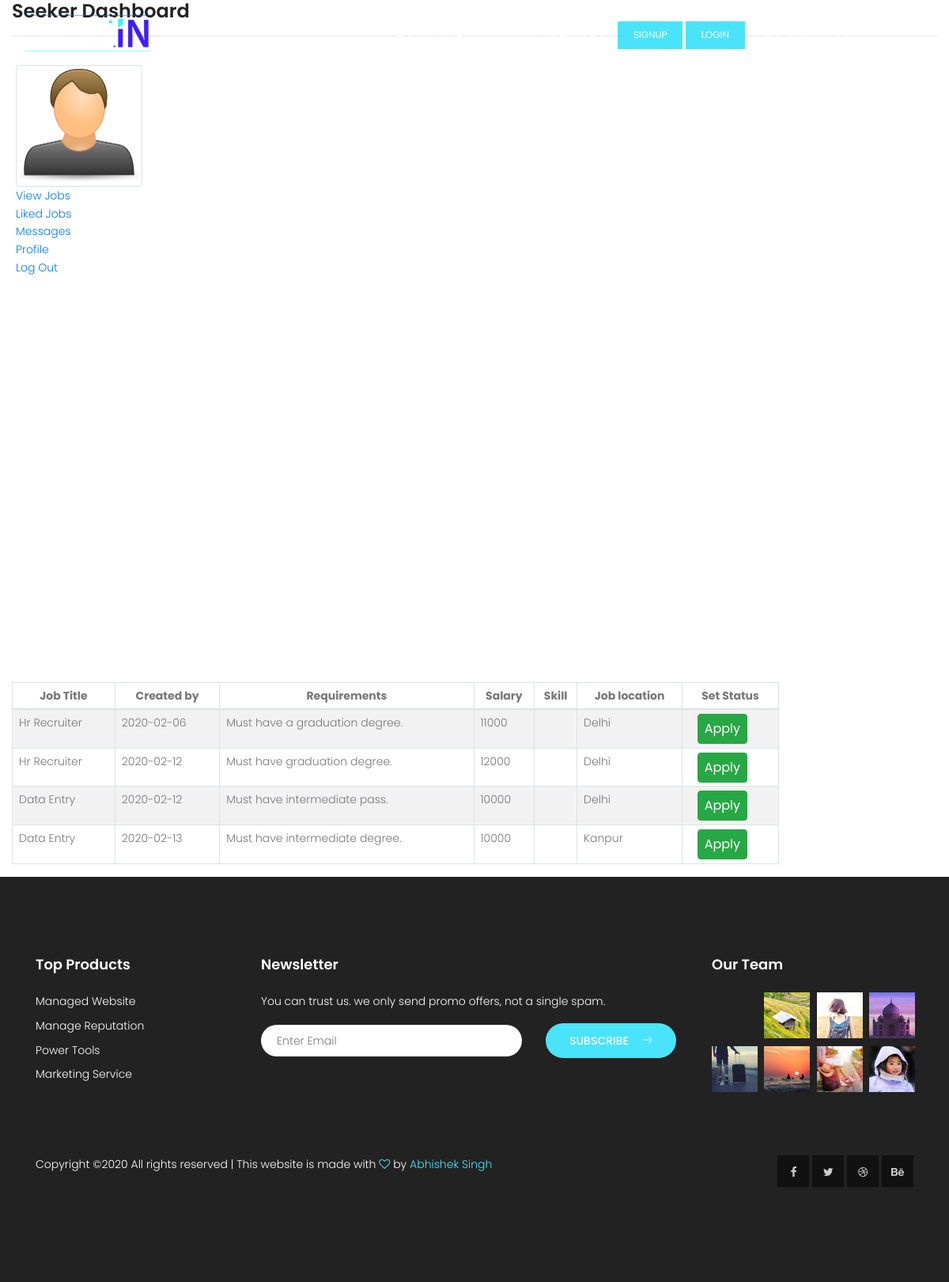
Page /index.php/viewjob_seeker on the earlier database version.
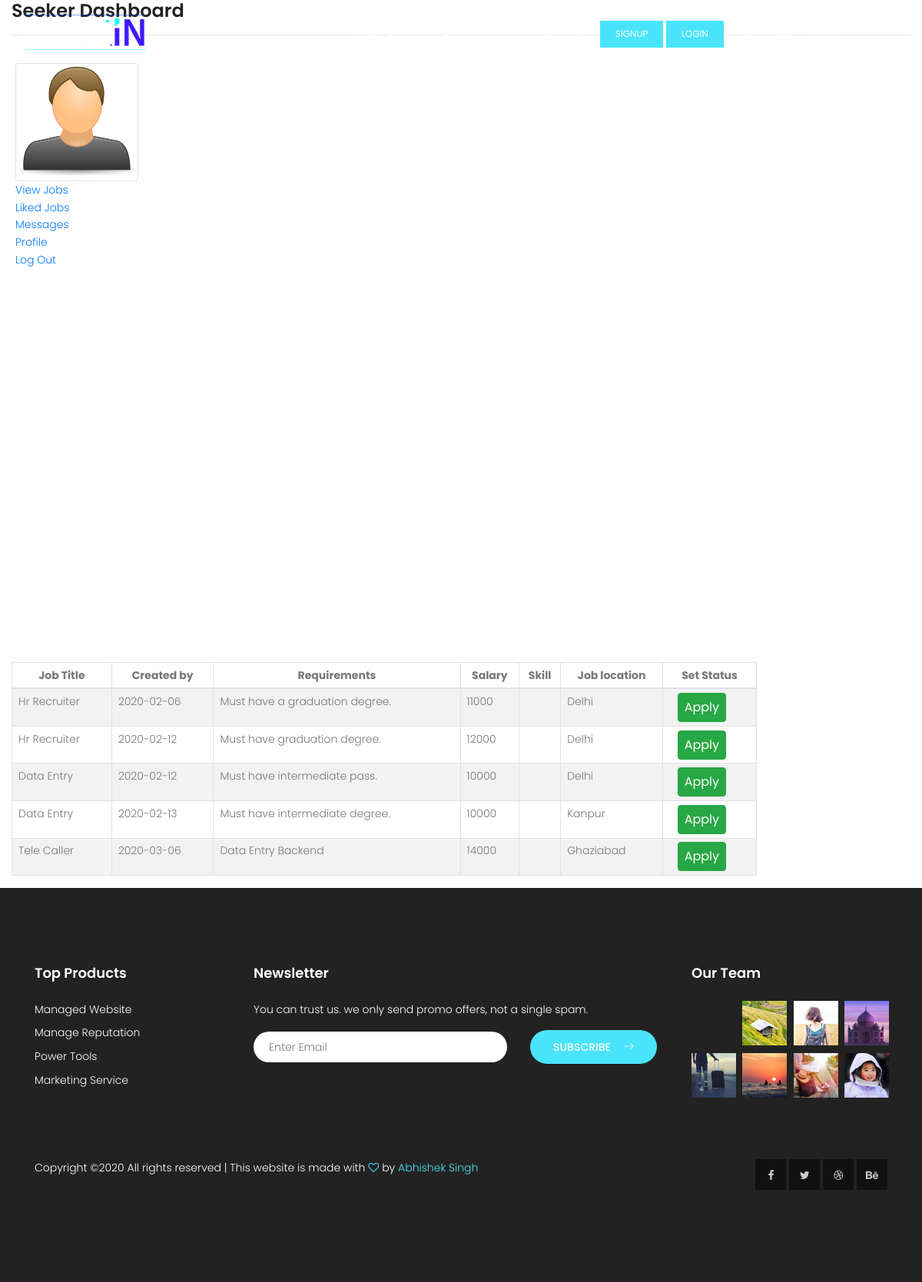
Same page on the later database version.
### tables this page shows
CREATE TABLE `job` (
  `Posting_time` datetime DEFAULT NULL,
  `Username_fk` varchar(100) DEFAULT NULL,
  `Title` varchar(250) DEFAULT NULL,
  `Skills` varchar(60) NOT NULL,
  `Job_id` int(11) NOT NULL,
  `City` varchar(100) DEFAULT NULL,
  `Eligibility` varchar(1000) NOT NULL,
  `Salary` int(11) NOT NULL
);

### application/controllers/Viewjob_seeker.php (called while the page is built, shortened)
<?php
class Viewjob_seeker extends MX_Controller{
	public function index(){
		$this->load->model('Queries');
		$job=$this->Queries->seekerjob();
		$this->load->view('inc/header');
		$this->load->view('inc/nav');
		$this->load->view('user_profile2');
		$this->load->view('seekerjob',['job'=>$job]);
		$this->load->view('inc/footer');
	}
}
?>

### index.php (called while the page is built, shortened)
<?php
require_once BASEPATH.'core/CodeIgniter.php';

### application/third_party/MX/Controller.php (called while the page is built, shortened)
<?php (defined('BASEPATH')) OR exit('No direct script access allowed');
class MX_Controller
{
	public function __get($class)
	{
		return CI::$APP->$class;
	}
}

### application/models/Queries.php (called while the page is built, shortened)
<?php
class Queries extends CI_Model{
		public function seekerjob(){
			$query=$this->db->select('Title,Posting_time,Skills,Eligibility,Salary,City,Job_id')->get('job');
			return $query->result();
		}
	}
?>

### application/views/seekerjob.php (the view, shortened to what this page needs)
<div class="col-sm-10">
	<table class="table table-bordered table-sm table-striped">
	<thead>
	<tr style="text-align:center;">
	<th>Job Title</th>
	<th>Created by</th>
	<th>Requirements</th>
	<th>Salary</th>
	<th>Skill</th>
	<th>Job location</th>
	<th>Set Status</th>
	</tr>
	</thead>
	<tbody>
	<?php if(count($job)){
		foreach($job as $row){?>
	<tr>
	<td class="px-2"><?php echo htmlentities($row->Title);?></td>
	<td class="px-2"><?php $date =new DateTime($row->Posting_time); echo htmlentities($date->format('Y-m-d'));?></td>
	<td class="px-2"><?php echo htmlentities($row->Eligibility);?></td>
	<td class="px-2"><?php echo htmlentities($row->Salary);?></td>
	<td class="px-2"><?php echo htmlentities($row->Skills);?></td>
	<td class="px-2"><?php echo htmlentities($row->City);?></td>
	<td class="px-2"><i class="fab fa-pinterest-p"></i><?php echo anchor("Viewjob_seeker/selectjob/{$row->Job_id}","Apply",['class'=>'btn btn-success px-2']);?><?php
	 $error_msg = $this->session->flashdata('message');
	 if($error_msg){
	?>
	<?php echo $error_msg;?>
	<?php
	 } ?></td>
	</tr>
	<?php }}?>
	</tbody>
	</table>
</div>

Differences in the rows shown:
added job: Title "Tele Caller", Posting_time "2020-03-06", Eligibility "Data Entry Backend", Salary "14000", City "Ghaziabad", Job_id "Apply"
